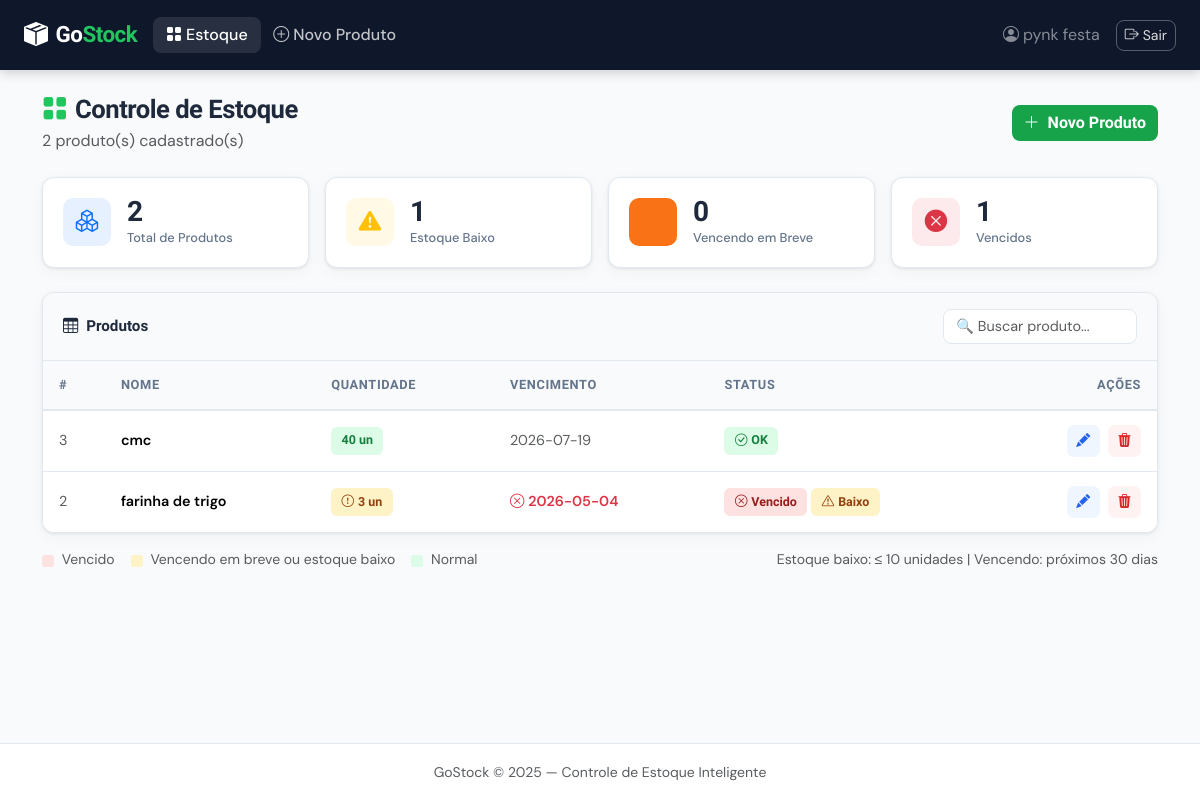
The page / (signed in) on the database its author committed.
### tables this page shows
CREATE TABLE produtos (
                id INTEGER PRIMARY KEY AUTOINCREMENT,
                nome TEXT NOT NULL,
                quantidade INTEGER NOT NULL DEFAULT 0,
                data_vencimento DATE,
                usuario_id INTEGER NOT NULL
            );

### controllers/produto_controller.py (the view)
@produtos_bp.route("/")
@login_required
def listar():
    usuario_id = session["usuario_id"]
    produtos = Produto.listar_por_usuario(usuario_id)
    usuario_id = session["usuario_id"]
    alertas = Produto.contar_alertas(usuario_id)
    return render_template("produtos/listar.html", produtos=produtos, alertas=alertas)

### controllers/produto_controller.py (called while the page is built)
def login_required(f):
    @wraps(f)
    def decorated(*args, **kwargs):
        if "usuario_id" not in session:
            flash("Faça login para acessar esta página.", "warning")
            return redirect(url_for("auth.login"))
        return f(*args, **kwargs)
    return decorated

### models/database.py (called while the page is built)
def get_connection():
    conn = sqlite3.connect(DATABASE_PATH)
    conn.row_factory = sqlite3.Row  # Acesso por nome de coluna
    return conn

### models/produto.py (called while the page is built)
    @staticmethod
    def contar_alertas(usuario_id):
        produtos = Produto.listar_por_usuario(usuario_id)
        estoque_baixo = sum(1 for p in produtos if p["estoque_baixo"])
        vencendo = sum(1 for p in produtos if p["vencimento_proximo"])
        vencidos = sum(1 for p in produtos if p["vencido"])
        return {
            "estoque_baixo": estoque_baixo,
            "vencendo": vencendo,
            "vencidos": vencidos,
            "total": len(produtos)
        }

### templates/produtos/listar.html (shortened to what this page needs)
{% extends "base.html" %}
{% block content %}
<div class="container py-4">
  <div class="d-flex align-items-center justify-content-between mb-4 flex-wrap gap-3">
    <div>
      <h2 class="gs-page-title mb-1"><i class="bi bi-grid-fill me-2 gs-accent"></i>Controle de Estoque</h2>
      <p class="text-muted mb-0">{{ alertas.total }} produto(s) cadastrado(s)</p>
    </div>
    <a href="{{ url_for('produtos.novo') }}" class="btn gs-btn-primary">
      <i class="bi bi-plus-lg me-2"></i>Novo Produto
    </a>
  </div>
  <div class="row g-3 mb-4">
    <div class="col-6 col-md-3">
      <div class="gs-stat-card">
        <div class="gs-stat-icon bg-primary bg-opacity-10 text-primary">
          <i class="bi bi-boxes"></i>
        </div>
        <div>
          <div class="gs-stat-number">{{ alertas.total }}</div>
          <div class="gs-stat-label">Total de Produtos</div>
        </div>
      </div>
    </div>
    <div class="col-6 col-md-3">
      <div class="gs-stat-card">
        <div class="gs-stat-icon bg-warning bg-opacity-10 text-warning">
          <i class="bi bi-exclamation-triangle-fill"></i>
        </div>
        <div>
          <div class="gs-stat-number">{{ alertas.estoque_baixo }}</div>
          <div class="gs-stat-label">Estoque Baixo</div>
        </div>
      </div>
    </div>
    <div class="col-6 col-md-3">
      <div class="gs-stat-card">
        <div class="gs-stat-icon bg-orange bg-opacity-10 text-orange">
          <i class="bi bi-clock-history"></i>
        </div>
        <div>
          <div class="gs-stat-number">{{ alertas.vencendo }}</div>
          <div class="gs-stat-label">Vencendo em Breve</div>
        </div>
      </div>
    </div>
    <div class="col-6 col-md-3">
      <div class="gs-stat-card">
        <div class="gs-stat-icon bg-danger bg-opacity-10 text-danger">
          <i class="bi bi-x-circle-fill"></i>
        </div>
        <div>
          <div class="gs-stat-number">{{ alertas.vencidos }}</div>
          <div class="gs-stat-label">Vencidos</div>
        </div>
      </div>
    </div>
  </div>
  <div class="gs-card">
    <div class="gs-card-header d-flex align-items-center justify-content-between">
      <span><i class="bi bi-table me-2"></i>Produtos</span>
      <input type="text" id="buscaProduto" class="form-control gs-input w-auto"
             placeholder="🔍 Buscar produto..." style="max-width: 240px;"/>
    </div>
    <div class="table-responsive">
      {% if produtos %}
      <table class="table gs-table mb-0" id="tabelaProdutos">
        <thead>
          <tr>
            <th>#</th>
            <th>Nome</th>
            <th>Quantidade</th>
            <th>Vencimento</th>
            <th>Status</th>
            <th class="text-end">Ações</th>
          </tr>
        </thead>
        <tbody>
          {% for p in produtos %}
          <tr class="
            {% if p.vencido %}gs-row-danger
            {% elif p.vencimento_proximo or p.estoque_baixo %}gs-row-warning
            {% endif %}
          ">
            <td class="text-muted">{{ p.id }}</td>
            <td class="fw-semibold">{{ p.nome }}</td>
            <td>
              {% if p.estoque_baixo %}
                <span class="gs-badge gs-badge-warning">
                  <i class="bi bi-exclamation-circle me-1"></i>{{ p.quantidade }} un
                </span>
              {% else %}
                <span class="gs-badge gs-badge-success">{{ p.quantidade }} un</span>
              {% endif %}
            </td>
            <td>
              {% if p.data_vencimento %}
                {% if p.vencido %}
                  <span class="text-danger fw-semibold">
                    <i class="bi bi-x-circle me-1"></i>{{ p.data_vencimento }}
                  </span>
                {% elif p.vencimento_proximo %}
                  <span class="text-warning fw-semibold">
                    <i class="bi bi-clock me-1"></i>{{ p.data_vencimento }}
                  </span>
                {% else %}
                  <span class="text-muted">{{ p.data_vencimento }}</span>
                {% endif %}
              {% else %}
                <span class="text-muted fst-italic">—</span>
              {% endif %}
            </td>
            <td>
              <div class="d-flex flex-wrap gap-1">
                {% if p.vencido %}
                  <span class="gs-badge gs-badge-danger"><i class="bi bi-x-circle me-1"></i>Vencido</span>
                {% elif p.vencimento_proximo %}
                  <span class="gs-badge gs-badge-warning"><i class="bi bi-clock me-1"></i>Vencendo</span>
                {% endif %}
                {% if p.estoque_baixo %}
                  <span class="gs-badge gs-badge-warning"><i class="bi bi-exclamation-triangle me-1"></i>Baixo</span>
                {% endif %}
                {% if not p.vencido and not p.vencimento_proximo and not p.estoque_baixo %}
                  <span class="gs-badge gs-badge-success"><i class="bi bi-check-circle me-1"></i>OK</span>
                {% endif %}
              </div>
            </td>
            <td class="text-end">
              <div class="d-flex justify-content-end gap-2">
                <a href="{{ url_for('produtos.editar', id=p.id) }}"
                   class="btn btn-sm gs-btn-edit" title="Editar">
                  <i class="bi bi-pencil-fill"></i>
                </a>
                <button type="button" class="btn btn-sm gs-btn-delete"
                        data-bs-toggle="modal" data-bs-target="#modalExcluir"
                        data-id="{{ p.id }}" data-nome="{{ p.nome }}"
                        title="Excluir">
                  <i class="bi bi-trash3-fill"></i>
                </button>
              </div>
            </td>
          </tr>
          {% endfor %}
        </tbody>
      </table>
      {% endif %}
    </div>
  </div>
  {% if produtos %}
  <div class="d-flex flex-wrap gap-3 mt-3 text-muted small">
    <span><span class="gs-legend gs-legend-danger"></span> Vencido</span>
    <span><span class="gs-legend gs-legend-warning"></span> Vencendo em breve ou estoque baixo</span>
    <span><span class="gs-legend gs-legend-success"></span> Normal</span>
    <span class="ms-auto">Estoque baixo: ≤ 10 unidades | Vencendo: próximos 30 dias</span>
  </div>
  {% endif %}
</div>
{% endblock %}

### static/css/style.css (style rules this page uses)
:root { --gs-primary: #16a34a; --gs-primary-dark: #15803d; --gs-primary-light: #dcfce7; --gs-accent: #22c55e; --gs-bg: #f8fafc; --gs-bg-card: #ffffff; --gs-border: #e2e8f0; --gs-text: #1e293b; --gs-text-muted: #64748b; --gs-navbar-bg: #0f172a; --gs-warning-bg: #fffbeb; --gs-danger-bg: #fef2f2; --gs-radius: 12px; --gs-shadow: 0 1px 3px rgba(0,0,0,.08), 0 4px 16px rgba(0,0,0,.04); --gs-shadow-lg: 0 4px 24px rgba(0,0,0,.12); --font-display: 'Sora', sans-serif; --font-body: 'DM Sans', sans-serif; }
*, *::before, *::after { box-sizing: border-box; }
body { font-family: var(--font-body); background-color: var(--gs-bg); color: var(--gs-text); min-height: 100vh; display: flex; flex-direction: column; }
h1, h2, h3, h4, h5, .navbar-brand { font-family: var(--font-display); }
.gs-accent { color: var(--gs-accent) !important; }
.gs-input { border: 1.5px solid var(--gs-border); border-radius: 8px; font-family: var(--font-body); font-size: .9rem; transition: border-color .2s, box-shadow .2s; background: #fff; }
.gs-btn-primary { background: var(--gs-primary); color: #fff; border: none; border-radius: 8px; font-weight: 600; font-family: var(--font-display); transition: background .2s, transform .1s; }
.gs-card { background: var(--gs-bg-card); border: 1.5px solid var(--gs-border); border-radius: var(--gs-radius); box-shadow: var(--gs-shadow); overflow: hidden; }
.gs-card-header { padding: 1rem 1.25rem; background: #f8fafc; border-bottom: 1.5px solid var(--gs-border); font-weight: 600; font-family: var(--font-display); font-size: .95rem; display: flex; align-items: center; }
.gs-stat-card { background: var(--gs-bg-card); border: 1.5px solid var(--gs-border); border-radius: var(--gs-radius); padding: 1.25rem; display: flex; align-items: center; gap: 1rem; box-shadow: var(--gs-shadow); transition: transform .2s; }
.gs-stat-icon { width: 48px; height: 48px; border-radius: 10px; display: flex; align-items: center; justify-content: center; font-size: 1.4rem; flex-shrink: 0; }
.gs-stat-number { font-size: 1.75rem; font-weight: 700; font-family: var(--font-display); line-height: 1; }
.gs-stat-label { font-size: .8rem; color: var(--gs-text-muted); font-weight: 500; margin-top: 2px; }
.text-orange { color: #f97316 !important; }
.bg-orange { background-color: #f97316 !important; }
.gs-table { font-size: .9rem; }
.gs-table thead th { background: #f8fafc; font-family: var(--font-display); font-size: .8rem; font-weight: 700; text-transform: uppercase; letter-spacing: .05em; color: var(--gs-text-muted); border-bottom: 2px solid var(--gs-border); padding: .875rem 1rem; }
.gs-table tbody td { padding: .875rem 1rem; vertical-align: middle; border-bottom: 1px solid var(--gs-border); }
.gs-table tbody tr:last-child td { border-bottom: none; }
.gs-table tbody tr { transition: background .15s; }
.gs-row-danger { background: var(--gs-danger-bg) !important; }
.gs-badge { display: inline-flex; align-items: center; padding: .3rem .65rem; border-radius: 6px; font-size: .78rem; font-weight: 600; font-family: var(--font-display); }
.gs-badge-success { background: var(--gs-primary-light); color: var(--gs-primary-dark); }
.gs-badge-warning { background: #fef3c7; color: #92400e; }
.gs-badge-danger { background: #fee2e2; color: #991b1b; }
.gs-btn-edit { background: #eff6ff; color: #2563eb; border: none; border-radius: 7px; padding: .35rem .6rem; transition: all .15s; }
.gs-btn-delete { background: #fef2f2; color: #dc2626; border: none; border-radius: 7px; padding: .35rem .6rem; transition: all .15s; }
.gs-page-title { font-family: var(--font-display); font-size: 1.6rem; font-weight: 700; letter-spacing: -.5px; }
.gs-legend { display: inline-block; width: 12px; height: 12px; border-radius: 3px; margin-right: 4px; vertical-align: middle; }
.gs-legend-success { background: var(--gs-primary-light); }
.gs-legend-warning { background: #fef3c7; }
.gs-legend-danger { background: #fee2e2; }

### rows shown on the page
produtos: id "3", nome "cmc", quantidade "40", data_vencimento "2026-07-19", shows "OK"
produtos: id "2", nome "farinha de trigo", quantidade "3", data_vencimento "2026-05-04", shows "Vencido", shows "Baixo"

### other values the page prints
{{ session.get('usuario_nome') }} "pynk festa"
{{ alertas.total }} "2"
{{ alertas.estoque_baixo }} "1"
{{ alertas.vencendo }} "0"
{{ alertas.vencidos }} "1"
